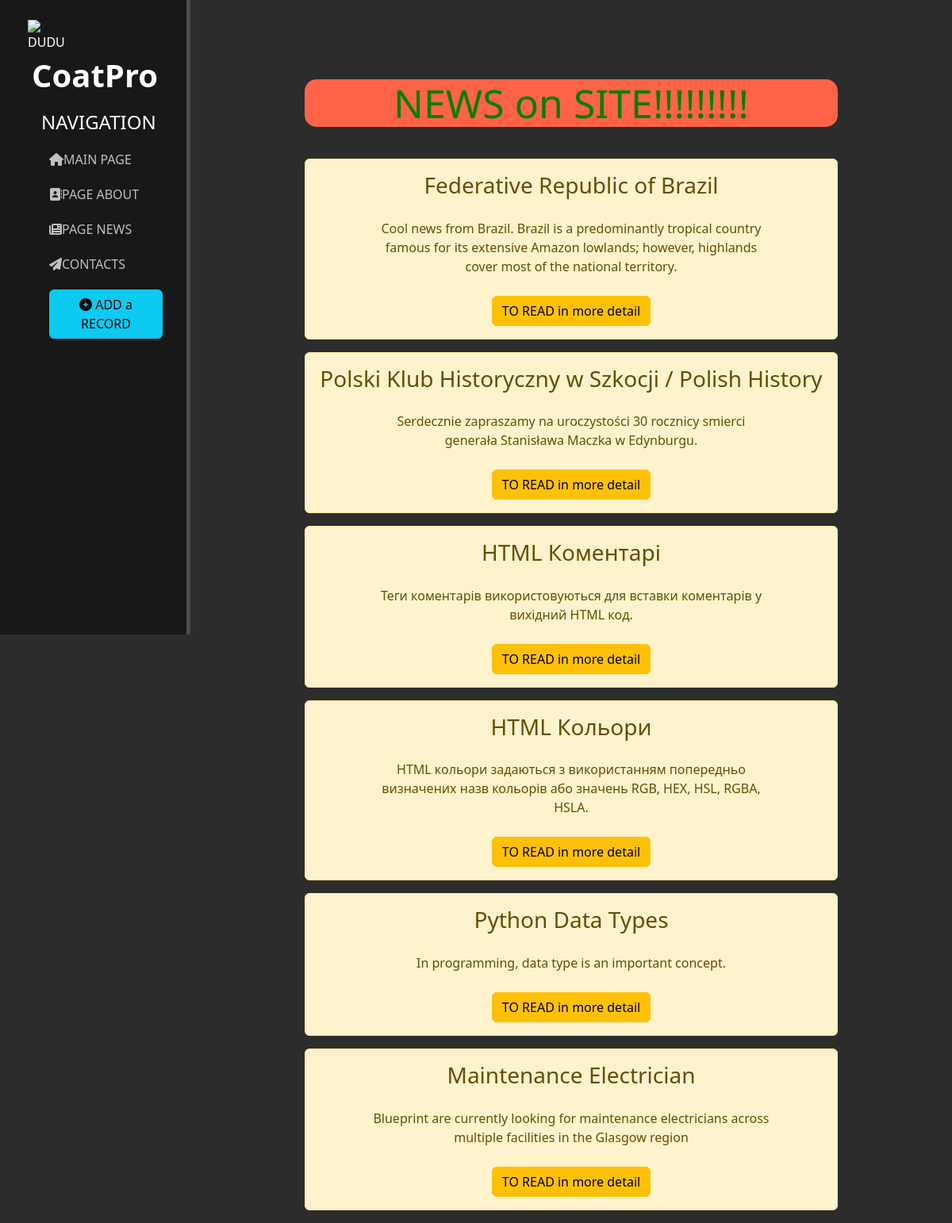
Page /news/ on the committed database.
### news/models.py (models this page shows, shortened)
class Articles(models.Model):
    title = models.CharField('Article_title', max_length = 50)
    anons = models.CharField('Announcement', max_length=250)
    full_text = models.TextField('Article')
    date = models.DateTimeField('Date of publication')

### news/views.py (the view)
# urls.py: path('', views.news_home, name='news_home'),
def news_home(request):
    news = Articles.objects.all()
    return render(request, "news/news_home.html", {'news': news})

### news/templates/news/news_home.html (shortened to what this page needs)
{% extends 'main/layout.html' %}
{% block content %}
    <div class="features">
        <h1 class="page_title" style="background-color:rgb(255, 99, 71); color:green; margin-bottom: 40px">NEWS on SITE!!!!!!!!!</h1>
        {% if news %}
            {% for el in news %}
                <div class="alert alert-warning">
                    <h3>{{ el.title }}</h3>
                    <p>{{ el.anons }}</p>
                    <a href = "{% url 'news-detail' el.id %}" class="btn btn-warning">TO READ in more detail</a>
                </div>
            {% endfor  %}
        {% else %} <p>YOU HAVE NO NOTES!!!</p>
        {% endif %}
    </div>
{% endblock  %}

### main/templates/main/layout.html (shortened to what this page needs)
{% load static %}
<!DOCTYPE html>
<html lang="en">
<head>
    <link rel="stylesheet" href="https://cdn.jsdelivr.net/npm/bootstrap@5.3.3/dist/css/bootstrap.min.css">
    <link rel="stylesheet" href="https://use.fontawesome.com/releases/v6.5.2/css/all.css" >
    <link rel="stylesheet"  href="{% static 'main/css/main.css' %}" >
</head>
<body>
    <aside>
      <div class="d_two">
        <div class="logo-23">
            <img class="logo-png" src="{% static 'main/img/logo-23.png' %}" alt="DUDU">
        </div>
        <span class="logo">CoatPro</span>
      </div>
        <h4>NAVIGATION</h4>
        <ul>
            <a href="{% url 'home' %}"><li><i class="fa-solid fa-house"></i>MAIN PAGE</li></a>
            <a href="{% url 'about' %}"><li><i class="fa-solid fa-address-book"></i>PAGE ABOUT</li></a>
            <a href="{% url 'news_home' %}"><li><i class="fa-solid fa-newspaper"></i>PAGE NEWS</li></a>
            <a href="{% url 'contacts' %}"><li><i class="fa-solid fa-paper-plane"></i>CONTACTS</li></a>
            <a href="{% url 'create' %}"><li><button class="btn btn-info"><i class="fa-solid fa-plus-circle"></i> ADD a RECORD</button></li></a>
        </ul>
    </aside>
    <main>
        {% block content %}
        {% endblock  %}
    </main>
</body>
</html>

### main/static/main/css/main.css (style rules this page uses)
body { background: #2c2c2c; }
.page_title { border-radius: 15px; }
h4 { position: relative; left: 22px; }
.d_two { position: relative; top: -15px; }
aside { float: left; width: 20%; min-height: 100vh; margin-bottom: 0px; padding: 2.5%; background: #181818; color: #fff; border-right: 5px solid #4d4d4d; }
aside .logo { font-size: 40px; margin-left: 10px; font-weight: bold; }
aside ul { list-style: none; }
aside ul li { color: #bfbfbf; display: block; margin-top: 20px; transition: transform .3s ease; }
.logo-23 { margin-left: 5px; margin-top: 10px; float: left; width: 40px; height: 40px; }
.logo-png { width: 100%; }
main { float: left; width: 80%; }
main .features { color: #fff; margin-top: 100px; margin-left: auto; margin-right: auto; text-align: center; width: 70%; }
main .features h1 { font-size: 50px; }
main .features p { max-width: 500px; margin: 25px auto; }

### main/templates/main/layout.html (style rules this page uses)
a { text-decoration: none; }

### rows in the picture
Articles: title "Federative Republic of Brazil", anons "Cool news from Brazil. Brazil is a predominantly tropical country famous for its extensive Amazon lowlands; however, highlands cover most of the national territory."
Articles: title "Polski Klub Historyczny w Szkocji / Polish History", anons "Serdecznie zapraszamy na uroczystości 30 rocznicy smierci generała Stanisława Maczka w Edynburgu."
Articles: title "HTML Коментарі", anons "Теги коментарів використовуються для вставки коментарів у вихідний HTML код."
Articles: title "HTML Кольори", anons "HTML кольори задаються з використанням попередньо визначених назв кольорів або значень RGB, HEX, HSL, RGBA, HSLA."
Articles: title "Python Data Types", anons "In programming, data type is an important concept."
Articles: title "Maintenance Electrician", anons "Blueprint are currently looking for maintenance electricians across multiple facilities in the Glasgow region"
